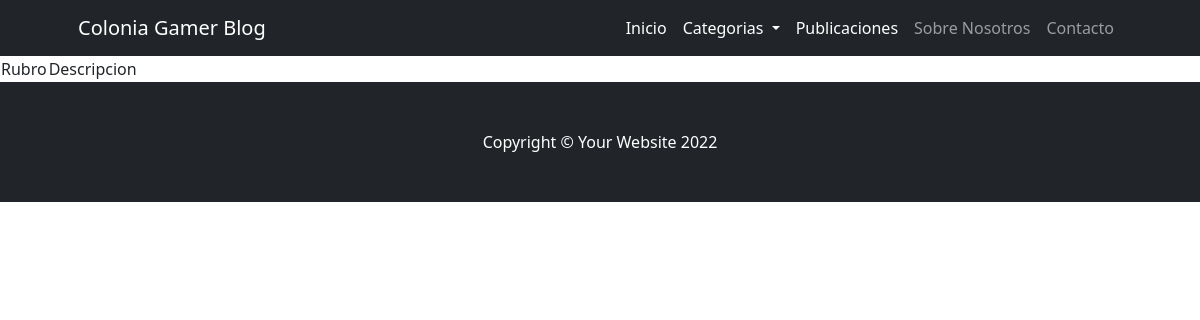
The app's page /categorias, older data.
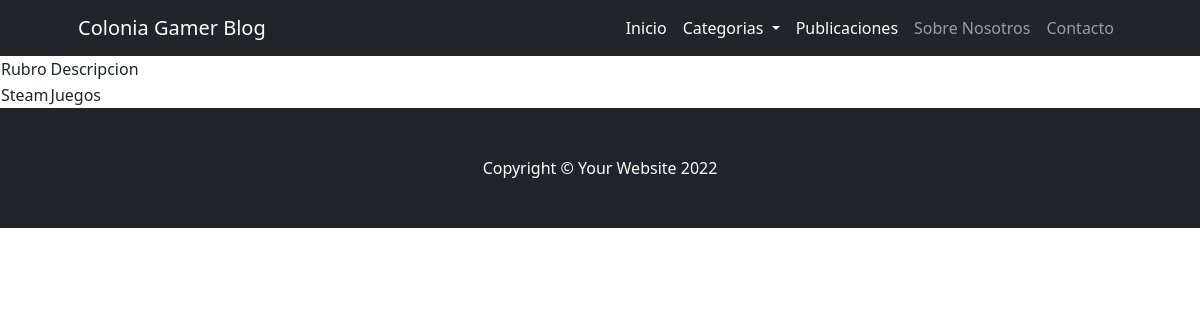
The same page, newer data.
### BlogApp/models.py (models this page shows)
class Categorias(models.Model):
  Rubro = models.CharField(max_length=50)
  Descripcion = models.CharField(max_length=200)

### BlogApp/views.py (the view)
# urls.py: path("categorias", views.categorias, name="categorias"),
def categorias(request):
  cat = Categorias.objects.all()
  return render(request,"BlogApp/categorias.html",{"Categorias": cat})

### BlogApp/templates/BlogApp/categorias.html (shortened to what this page needs)
{% extends "BlogApp/base.html" %}
{% block contenido %}
<!DOCTYPE html>
<html lang="en">
<head>
</head>
<body>
    <table>
        <thead>
            <td> Rubro </td>
            <td> Descripcion </td>
        </thead>
        {% for categoria in Categorias %}
        <tr>
            <td> {{categoria.Rubro}}</td>
            <td> {{categoria.Descripcion}}</td>
        </tr>
        {% endfor %}
    </table>
</body>
</html>
{% endblock %}

Row changes from the older to the newer data that the page shows:
added Categorias: Rubro "Steam", Descripcion "Juegos"
